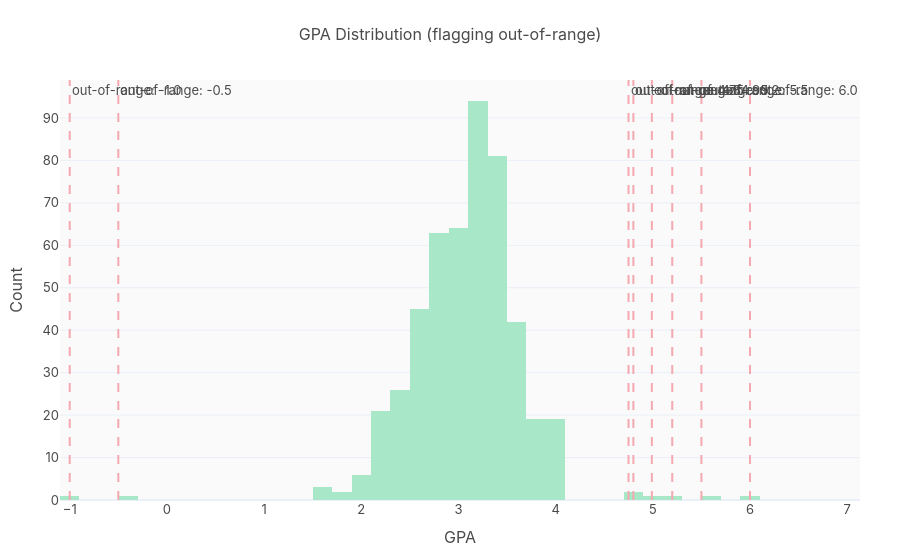

The code cell stored with this chart in its notebook:
### Markdown cell above
### 5.3 gpa — Out-of-range values

8 values outside [0, 4.0] plus 42 missing (7.85%).

### Code cell
gpa_vals = pd.to_numeric(df["gpa"], errors="coerce")
bad_gpa = gpa_vals[(gpa_vals < 0) | (gpa_vals > 4)]

print(f"Out-of-range GPA values: {sorted(bad_gpa.dropna().unique().tolist())}")
print(f"Rows affected: {len(bad_gpa.dropna())}")
print(f"Missing GPA: {gpa_vals.isna().sum()} ({gpa_vals.isna().mean()*100:.1f}%)")

fig = go.Figure(go.Histogram(x=gpa_vals, nbinsx=40, marker_color=PALETTE["accent1"]))
for v in bad_gpa.dropna().unique():
    fig.add_vline(x=v, line_dash="dash", line_color="#F4A8B0",
                  annotation_text=f"out-of-range: {v}")
styled(fig, "GPA Distribution (flagging out-of-range)")
fig.update_xaxes(title_text="GPA")
fig.update_yaxes(title_text="Count")
fig.show()

### Figure 1 — Plotly figure (JSON) as saved in the notebook; plotly's stock layout.template omitted (floating-point values rounded to 4 significant figures; data arrays with more than 128 entries replaced by an {"elided": "..."} marker saying what was removed)
{"data": [{"marker": {"color": "#A8E8C8"}, "nbinsx": 40, "type": "histogram", "x": {"elided": "535 float values"}}], "layout": {"annotations": [{"showarrow": false, "text": "out-of-range: 4.99", "x": 4.99, "xanchor": "left", "xref": "x", "y": 1, "yanchor": "top", "yref": "y domain"}, {"showarrow": false, "text": "out-of-range: 5.5", "x": 5.5, "xanchor": "left", "xref": "x", "y": 1, "yanchor": "top", "yref": "y domain"}, {"showarrow": false, "text": "out-of-range: 4.75", "x": 4.75, "xanchor": "left", "xref": "x", "y": 1, "yanchor": "top", "yref": "y domain"}, {"showarrow": false, "text": "out-of-range: 6.0", "x": 6, "xanchor": "left", "xref": "x", "y": 1, "yanchor": "top", "yref": "y domain"}, {"showarrow": false, "text": "out-of-range: -1.0", "x": -1, "xanchor": "left", "xref": "x", "y": 1, "yanchor": "top", "yref": "y domain"}, {"showarrow": false, "text": "out-of-range: 5.2", "x": 5.2, "xanchor": "left", "xref": "x", "y": 1, "yanchor": "top", "yref": "y domain"}, {"showarrow": false, "text": "out-of-range: 4.8", "x": 4.8, "xanchor": "left", "xref": "x", "y": 1, "yanchor": "top", "yref": "y domain"}, {"showarrow": false, "text": "out-of-range: -0.5", "x": -0.5, "xanchor": "left", "xref": "x", "y": 1, "yanchor": "top", "yref": "y domain"}], "font": {"color": "#4A4A4A", "family": "Inter, Arial, sans-serif", "size": 13}, "margin": {"b": 60, "l": 60, "r": 40, "t": 80}, "paper_bgcolor": "#FFFFFF", "plot_bgcolor": "#FAFAFA", "shapes": [{"line": {"color": "#F4A8B0", "dash": "dash"}, "type": "line", "x0": 4.99, "x1": 4.99, "xref": "x", "y0": 0, "y1": 1, "yref": "y domain"}, {"line": {"color": "#F4A8B0", "dash": "dash"}, "type": "line", "x0": 5.5, "x1": 5.5, "xref": "x", "y0": 0, "y1": 1, "yref": "y domain"}, {"line": {"color": "#F4A8B0", "dash": "dash"}, "type": "line", "x0": 4.75, "x1": 4.75, "xref": "x", "y0": 0, "y1": 1, "yref": "y domain"}, {"line": {"color": "#F4A8B0", "dash": "dash"}, "type": "line", "x0": 6, "x1": 6, "xref": "x", "y0": 0, "y1": 1, "yref": "y domain"}, {"line": {"color": "#F4A8B0", "dash": "dash"}, "type": "line", "x0": -1, "x1": -1, "xref": "x", "y0": 0, "y1": 1, "yref": "y domain"}, {"line": {"color": "#F4A8B0", "dash": "dash"}, "type": "line", "x0": 5.2, "x1": 5.2, "xref": "x", "y0": 0, "y1": 1, "yref": "y domain"}, {"line": {"color": "#F4A8B0", "dash": "dash"}, "type": "line", "x0": 4.8, "x1": 4.8, "xref": "x", "y0": 0, "y1": 1, "yref": "y domain"}, {"line": {"color": "#F4A8B0", "dash": "dash"}, "type": "line", "x0": -0.5, "x1": -0.5, "xref": "x", "y0": 0, "y1": 1, "yref": "y domain"}], "title": {"font": {"color": "#4A4A4A", "size": 16}, "text": "GPA Distribution (flagging out-of-range)", "x": 0.5, "xanchor": "center"}, "xaxis": {"title": {"text": "GPA"}}, "yaxis": {"title": {"text": "Count"}}}}
